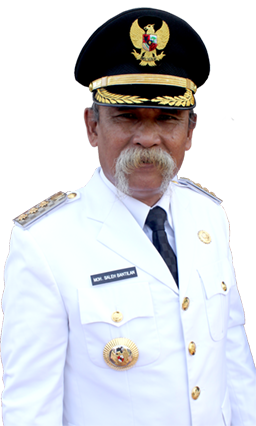
#> input picture Bupati.png, 256 x 426 px
$ python HistogramEqualisation.py
#> lines starting #> are read from the running program, lines starting #| are printed output that depends on the picture
from PIL import Image
import matplotlib.pyplot as plt
import numpy as np
# Histogram equalization
def histeq(imarr):
    hist, bins = np.histogram(imarr, 255)
    cdf = np.cumsum(hist)
    cdf = 255 * (cdf / cdf[-1])
    res = np.interp(imarr.flatten(), bins[:-1], cdf)
    res = res.reshape(imarr.shape)
    return res, hist


img = Image.open("Bupati.png")
#> img is the input picture: PIL image 256x426 RGBA; mean R, G, B, A 167, 165, 170.6, 172.8
gray_image = img.convert('L')
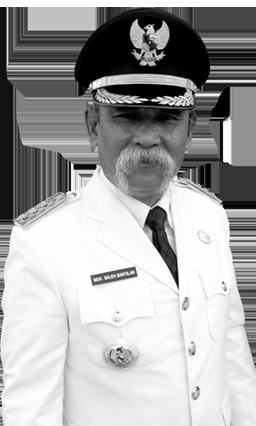
#> gray_image: PIL image 256x426 L; min 0, max 255, mean 166.2
gray_arr = np.array(gray_image)

plt.imshow(Image.fromarray(gray_arr),cmap='gray')
plt.axis("off")
plt.show()

plt.hist(gray_arr.flatten(), 256)  # flatten can transform a matrix into a one-dimensional sequence
plt.show()
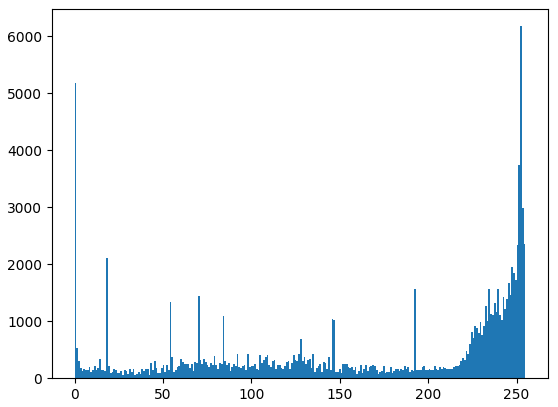
#> figure drawn by matplotlib, 1 panel; tallest bar 6173 high, from x = 252 to 253

res, hist = histeq(gray_arr)
#> in histeq, `hist, bins = np.histogram(imarr, 255)`: hist = 255 values, max 6173 at index 253, min 56 at index 27, mean 427.7; bins = 256 values from 0 to 255
#> in histeq, `cdf = np.cumsum(hist)`: cdf = 255 values from 5169 to 109056
#> in histeq, `cdf = 255 * (cdf / cdf[-1])`: cdf = 255 values from 12.09 to 255
#> in histeq, `res = res.reshape(imarr.shape)`:
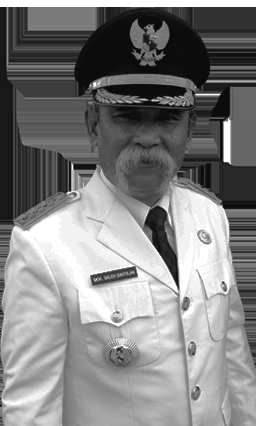
#> res: shape (426, 256) float64; min 12.09, max 255, mean 129.4
plt.imshow(Image.fromarray(res))
plt.axis("off")
plt.show()

plt.hist(res.flatten(), 256)  # flatten can transform a matrix into a one-dimensional sequence
plt.show()
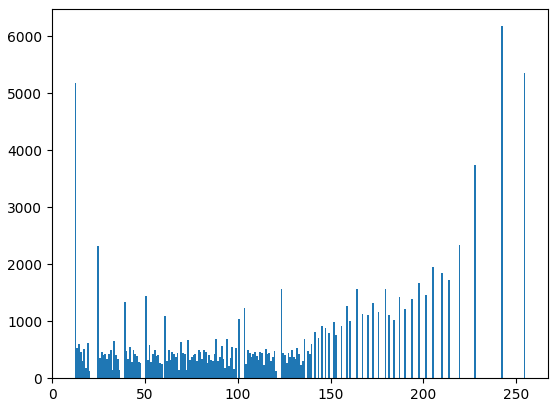
#> figure drawn by matplotlib, 1 panel; tallest bar 6173 high, from x = 241.7 to 242.7
